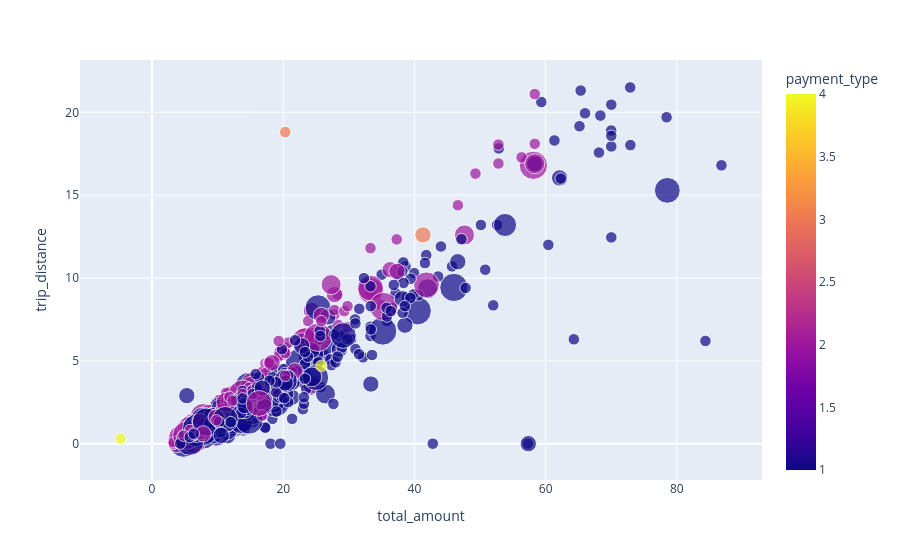

The cell this chart's notebook holds for it:
### Code cell
fig = df_taxi_all.plot.scatter(
    x="total_amount",
    y="trip_distance",
    size="passenger_count",
    hover_name="payment_type",
    color="payment_type",
    color_continuous_scale="Plasma",
)

fig.show()

### Figure 1 — Plotly figure (JSON) as saved in the notebook; plotly's stock layout.template omitted (floating-point values rounded to 4 significant figures; data arrays with more than 128 entries replaced by an {"elided": "..."} marker saying what was removed)
{"data": [{"hovertemplate": "<b>%{hovertext}</b><br><br>total_amount=%{x}<br>trip_distance=%{y}<br>passenger_count=%{marker.size}<br>payment_type=%{marker.color}<extra></extra>", "hovertext": {"elided": "1000 float values"}, "legendgroup": "", "marker": {"color": {"elided": "1000 int values"}, "coloraxis": "coloraxis", "size": {"elided": "1000 int values"}, "sizemode": "area", "sizeref": 0.015, "symbol": "circle"}, "mode": "markers", "name": "", "orientation": "v", "showlegend": false, "type": "scatter", "x": {"elided": "1000 float values"}, "xaxis": "x", "y": {"elided": "1000 float values"}, "yaxis": "y"}], "layout": {"coloraxis": {"colorbar": {"title": {"text": "payment_type"}}, "colorscale": [[0, "#0d0887"], [0.1111, "#46039f"], [0.2222, "#7201a8"], [0.3333, "#9c179e"], [0.4444, "#bd3786"], [0.5556, "#d8576b"], [0.6667, "#ed7953"], [0.7778, "#fb9f3a"], [0.8889, "#fdca26"], [1, "#f0f921"]]}, "legend": {"itemsizing": "constant", "tracegroupgap": 0}, "margin": {"t": 60}, "xaxis": {"anchor": "y", "domain": [0, 1], "title": {"text": "total_amount"}}, "yaxis": {"anchor": "x", "domain": [0, 1], "title": {"text": "trip_distance"}}}}
